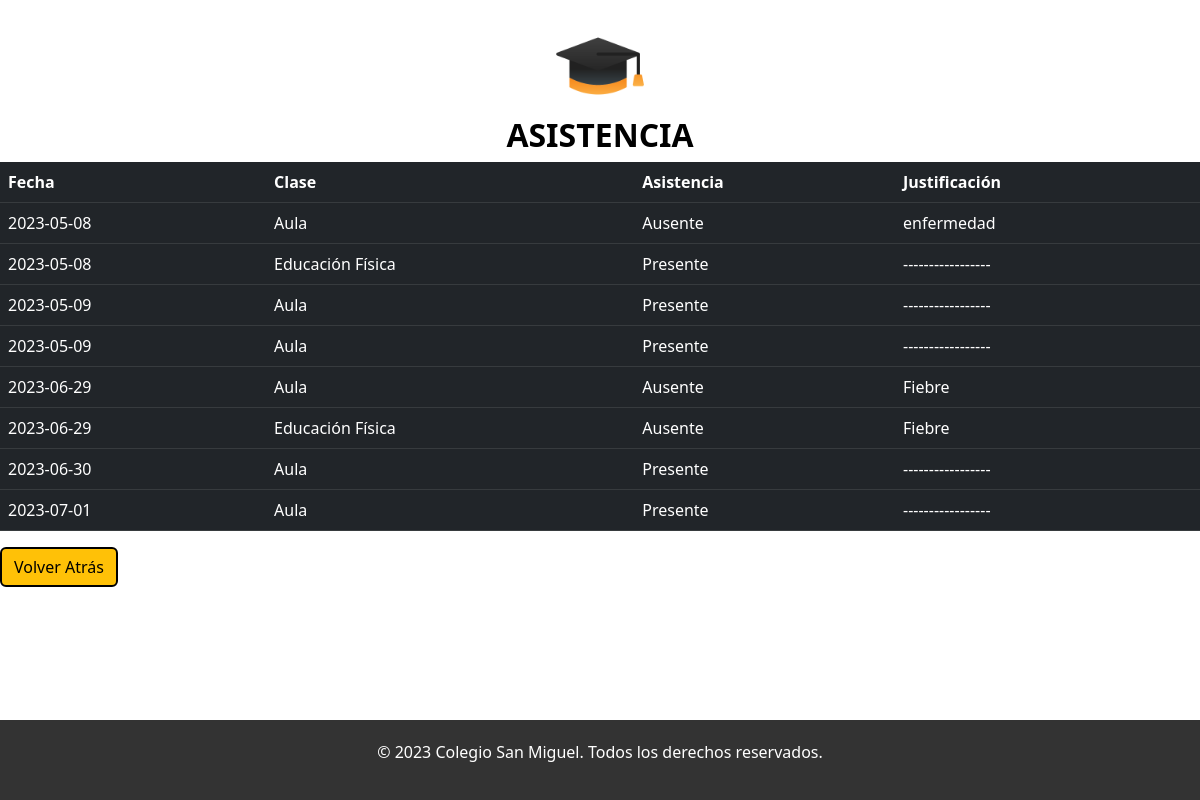
The app's page /asistencia/2 with its own data.
### models.py (models this page shows)
class Asistencia(db.Model):
    __tablename__ = "asistencia"
    id = db.Column(db.Integer, primary_key = True)
    fecha = db.Column(db.Date)
    codigoclase = db.Column(db.Integer)
    asistio = db.Column(db.Text)
    justificacion = db.Column(db.String(100), nullable = False)
    idestudiante = db.Column(db.Integer, db.ForeignKey('estudiante.id'))

### app.py (the view)
@app.route("/asistencia/<int:estudiante_id>")
def asistencia(estudiante_id):
    return render_template("asistencia.html", asistencias = Asistencia.query.filter(Asistencia.idestudiante == estudiante_id).all() ,band = True)

### templates/asistencia.html (shortened to what this page needs)
<!DOCTYPE html>
<html>
<head>
<link rel="stylesheet" href="{{ url_for('static', filename='css/estilos.css') }}" type="text/css" />
<link href="https://cdn.jsdelivr.net/npm/bootstrap@5.2.3/dist/css/bootstrap.min.css" rel="stylesheet">
</head>
<body>
  <div class="container form-container d-flex flex-column align-items-center justify-content-center">
    <img src="../static/logo 4.png" alt="Python Logo" width="60" height="60" class="login-logo">
 </div>
 <h2 class="fw-bold mb-2 text-uppercase text-center">
  Asistencia
</h2>
<table class="table table-dark table-hover">
  <thead>
    <tr>
      <th scope="col">Fecha</th>
      <th scope="col">Clase</th>
      <th scope="col">Asistencia</th>
      <th scope="col">Justificación</th>
    </tr>
  </thead>
  <tbody>{% for asistencia in asistencias %}
    <tr>
      <td>{{asistencia.fecha}}</td>
      {% if asistencia.codigoclase == 1 %}
      <td>Aula</td>
      {% else %}
      <td>Educación Física</td>
      {% endif %}
      {% if asistencia.asistio == "s" %}
      <td>Presente</td>
      {% else %}
      <td>Ausente</td>
      {% endif %}
      {% if asistencia.justificacion != "" %}
      <td>{{asistencia.justificacion}}</td>
      {% else %}
      <td>-----------------</td>
      {% endif %}
    </tr>
    {% endfor %}
  </tbody>
</table>
<a href="{{ url_for('buscarEstudiantes') }}" class="btn btn-warning" style="border:2px solid black">Volver Atrás</a>
<footer>
  <div class="container">
    <div class="row">
      <div class="col-md-12">
        <p>&copy; 2023 Colegio San Miguel. Todos los derechos reservados.</p>
      </div>
    </div>
  </div>
</footer>
</body>
</html>

### static/css/estilos.css (style rules this page uses)
* { box-sizing: border-box; }
h2 { color:white; }
body { padding-bottom: 100px; }
footer { background-color: #343a40; color: #fff; padding: 20px 0; text-align: center; }
h2 { color: #000000; }
.login-logo { position: relative; display: block; margin: 0 auto; width: 100px; height: 100px; margin-top: 1rem; }
.form-container { text-align: center; position: relative; }
footer { position: fixed; left: 0; bottom: 0; width: 100%; }
footer { background-color: #333; color: #fff; padding: 20px; }

### records on screen
Asistencia: fecha "2023-05-08", codigoclase "Aula", asistio "Ausente", justificacion "enfermedad"
Asistencia: fecha "2023-05-08", codigoclase "Educación Física", asistio "Presente"
Asistencia: fecha "2023-05-09", codigoclase "Aula", asistio "Presente"
Asistencia: fecha "2023-05-09", codigoclase "Aula", asistio "Presente"
Asistencia: fecha "2023-06-29", codigoclase "Aula", asistio "Ausente", justificacion "Fiebre"
Asistencia: fecha "2023-06-29", codigoclase "Educación Física", asistio "Ausente", justificacion "Fiebre"
Asistencia: fecha "2023-06-30", codigoclase "Aula", asistio "Presente"
Asistencia: fecha "2023-07-01", codigoclase "Aula", asistio "Presente"
